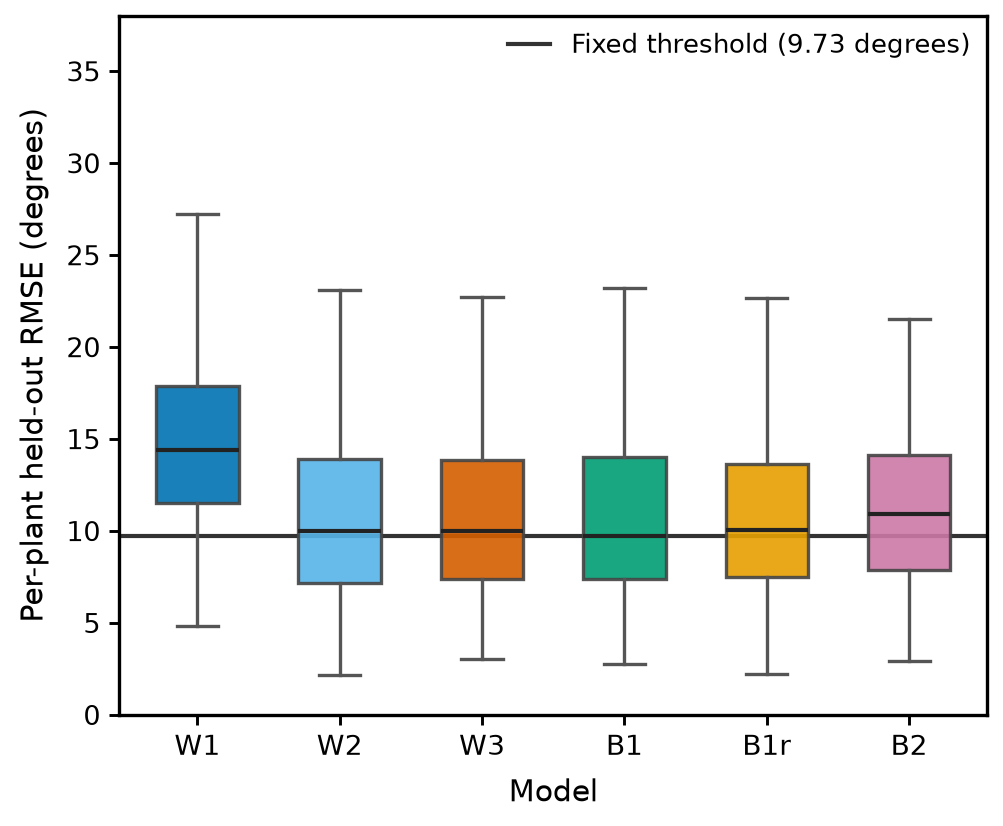

Generate this figure with Python:
#!/usr/bin/env python3
"""Generate per-plant Phase E held-out RMSE distributions."""

from __future__ import annotations

from pathlib import Path

import matplotlib
matplotlib.use("Agg")
import matplotlib.pyplot as plt
import pandas as pd

ROOT = Path(__file__).resolve().parents[2]
SOURCE = ROOT / "02_workstream_A_external_benchmark/workstream_a/outputs/phase_e_w3_heldout_per_plant.csv"
OUTPUT = ROOT / "07_evidence_pack/figures/fig02_external_benchmark_rmse.png"
ORDER = ["W1", "W2", "W3", "B1", "B1r", "B2"]
PALETTE = ["#0072B2", "#56B4E9", "#D55E00", "#009E73", "#E69F00", "#CC79A7"]


def main() -> None:
    data = pd.read_csv(SOURCE)
    groups = [data.loc[data["model_label"] == model, "rmse_deg"].to_numpy(float)
              for model in ORDER]
    counts = [len(values) for values in groups]
    if counts != [268] * 6:
        raise RuntimeError(f"Expected 268 held-out plants per model, found {counts}")

    plt.rcParams.update({
        "font.family": "DejaVu Sans",
        "font.size": 7.2,
        "axes.labelsize": 7.2,
        "xtick.labelsize": 6.8,
        "ytick.labelsize": 6.6,
        "legend.fontsize": 6.3,
        "axes.linewidth": 0.8,
    })
    fig, ax = plt.subplots(figsize=(85 / 25.4, 70 / 25.4))
    artists = ax.boxplot(
        groups,
        positions=range(1, len(ORDER) + 1),
        widths=0.58,
        patch_artist=True,
        showfliers=False,
        medianprops={"color": "#222222", "linewidth": 1.0, "linestyle": "-"},
        whiskerprops={"color": "#555555", "linewidth": 0.8, "linestyle": "-"},
        capprops={"color": "#555555", "linewidth": 0.8, "linestyle": "-"},
        boxprops={"edgecolor": "#444444", "linewidth": 0.8},
    )
    for patch, color in zip(artists["boxes"], PALETTE):
        patch.set_facecolor(color)
        patch.set_alpha(0.9)
    threshold = ax.axhline(
        9.73, color="#333333", linewidth=1.0, linestyle="-",
        label="Fixed threshold (9.73 degrees)", zorder=0,
    )
    ax.set_xticks(range(1, len(ORDER) + 1), ORDER)
    ax.set_xlim(0.45, 6.55)
    ax.set_ylim(0, 38)
    ax.set_xlabel("Model")
    ax.set_ylabel("Per-plant held-out RMSE (degrees)")
    ax.tick_params(direction="out", length=2.5, width=0.7, pad=2)
    ax.legend(handles=[threshold], loc="upper right", frameon=False,
              handlelength=1.6, borderaxespad=0.25)
    fig.tight_layout(pad=0.55)
    fig.savefig(OUTPUT, dpi=300, facecolor="white")
    plt.close(fig)
    print(f"Wrote {OUTPUT.relative_to(ROOT)} at 300 dpi and 85 mm width")


if __name__ == "__main__":
    main()
